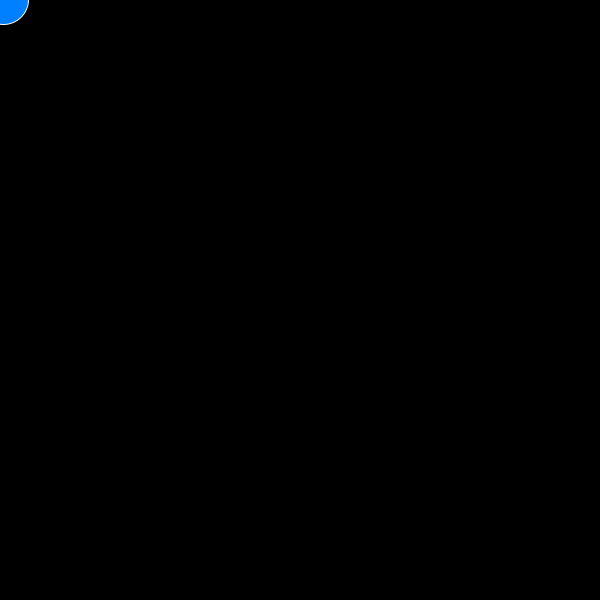
Frame 1 (no input)
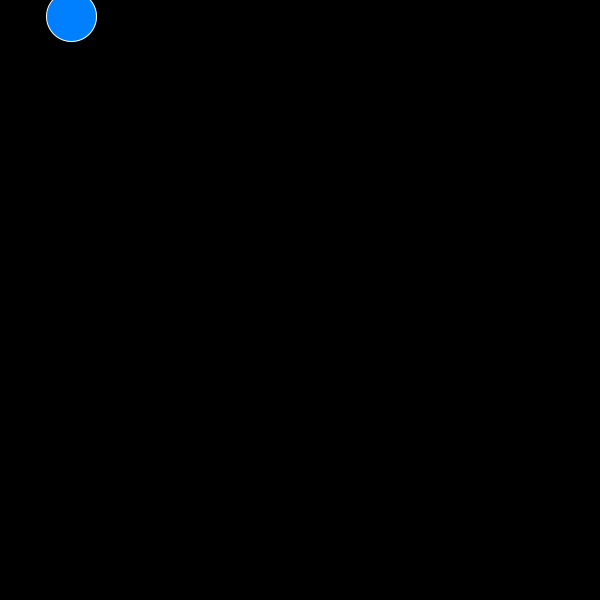
Frame 60 (the mouse pressed at the canvas centre just before this capture)
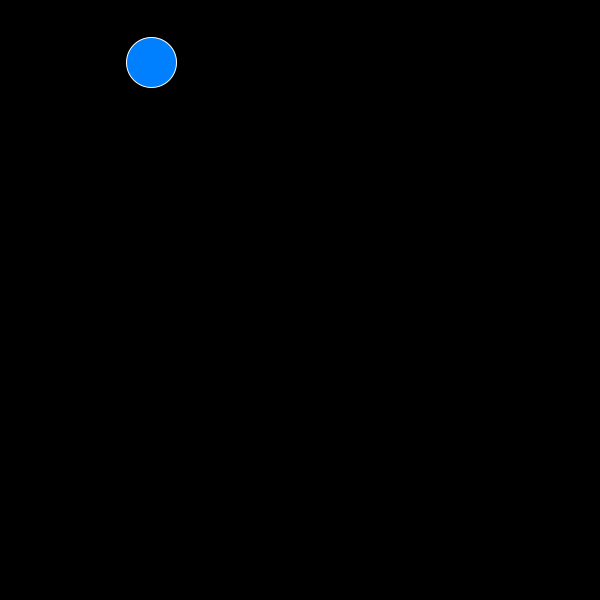
Frame 120 (the mouse held since frame 60 and released just before this capture)

The Processing sketch that drew these frames (run headless with seeded random() and noise(); from frame 60 on, the mouse is pressed at the canvas centre):

// Processing sketch: processing_83582
// ── processing_83582.pde

color strokeColor, fillColor;
PVector ellipsePos, ellipseSize, ellipseSpeed;

void setup()
{
  strokeColor = color(255,255,255);
  fillColor = color(0,128,255);
  ellipsePos = new PVector(0,0);
  ellipseSize = new PVector(50,50);
  ellipseSpeed = new PVector(random(2),random(2));
  
  size(600,600);
}

void draw()
{
  background(0,0,0);
  ellipsePos = updateEllipse(ellipsePos, ellipseSpeed, -2,2);
  drawEllipse(strokeColor, fillColor, ellipsePos, ellipseSize);
}

PVector updateEllipse(PVector oldPosition, PVector speed, float randomMin, float randomMax)
{
  PVector newPosition = new PVector(0,0);
  newPosition.x = oldPosition.x+speed.x+random(randomMin,randomMax);
  newPosition.y = oldPosition.y+speed.y+random(randomMin,randomMax);
  return newPosition;
}
void drawEllipse(color strClr, color flClr, PVector elPos, PVector elSize)
{
  stroke(strClr);
  fill(flClr);
  ellipse(elPos.x, elPos.y, elSize.x, elSize.y);  
}
